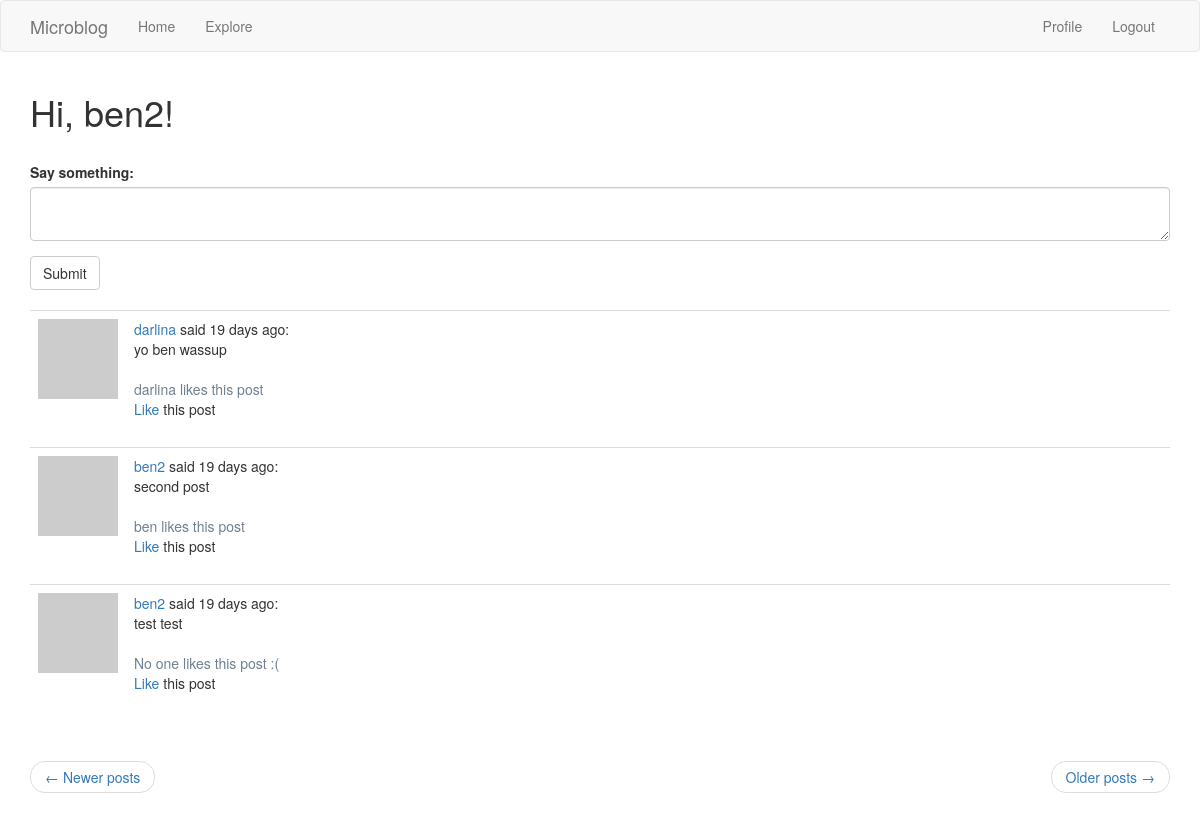
Screenshot of /index?page=2 (signed in) with the database file from the repository.
### app/models.py (models this page shows, shortened)
class User(UserMixin, db.Model):
    id = db.Column(db.Integer, primary_key=True)
    username = db.Column(db.String(64), index=True, unique=True)
    email = db.Column(db.String(120), index=True, unique=True)
    password_hash = db.Column(db.String(128))
    posts = db.relationship('Post', backref='author', lazy='dynamic')
    about_me = db.Column(db.String(140))
    last_seen = db.Column(db.DateTime, default=datetime.utcnow)
    followed = db.relationship(
        'User', secondary=followers,
        primaryjoin=(followers.c.follower_id == id),
        secondaryjoin=(followers.c.followed_id == id),
        backref=db.backref('followers', lazy='dynamic'), lazy='dynamic')
    liked_posts = db.relationship(
        'Post', secondary=likers,
        primaryjoin=(likers.c.liker_id == id),
        backref='post_likers', lazy='dynamic')
    def is_liking(self, post):
        return self.liked_posts.filter(likers.c.post_id == post.id).count() > 0
    def followed_posts(self):
        followed = Post.query.join(
            followers, (followers.c.followed_id == Post.user_id)).filter(
                followers.c.follower_id == self.id)
        own = Post.query.filter_by(user_id=self.id)
        return followed.union(own).order_by(Post.timestamp.desc())
    def avatar(self, size):
        digest = md5(self.email.lower().encode('utf-8')).hexdigest()
        return 'https://www.gravatar.com/avatar/{}?d=identicon&s={}'.format(digest, size)

class Post(db.Model):
    id = db.Column(db.Integer, primary_key=True)
    body = db.Column(db.String(140))
    timestamp = db.Column(db.DateTime, index=True, default=datetime.utcnow)
    user_id = db.Column(db.Integer, db.ForeignKey('user.id'))

### app/routes.py (the view)
@app.route('/', methods=['GET', 'POST'])
@app.route('/index', methods=['GET', 'POST'])
@login_required
def index():
    form = PostForm()
    if form.validate_on_submit():
        post = Post(body=form.post.data, author=current_user)
        db.session.add(post)
        db.session.commit()
        flash('Your post is now up!')
        return redirect(url_for('index'))
    page = request.args.get('page', 1, type=int)
    posts = current_user.followed_posts().paginate(
        page, app.config['POSTS_PER_PAGE'], False
    )
    next_url = url_for('index', page=posts.next_num) \
        if posts.has_next else None
    prev_url = url_for('index', page=posts.prev_num) \
        if posts.has_prev else None
    return render_template('index.html', title='Home', form=form, posts=posts.items, next_url=next_url, prev_url=prev_url)

### app/forms.py
class PostForm(FlaskForm):
    post = TextAreaField('Say something:', validators=[
        DataRequired(), Length(min=1, max=140)])
    submit = SubmitField('Submit')

### app/models.py (called while the page is built)
@login.user_loader
def load_user(id):
    return User.query.get(int(id))

### app/routes.py (called while the page is built)
@app.before_request
def before_request():
    if current_user.is_authenticated:
        current_user.last_seen = datetime.utcnow()
        db.session.commit()

### app/templates/index.html
{% extends "base.html" %}
{% import 'bootstrap/wtf.html' as wtf %}
{% block app_content %}
    <h1>Hi, {{ current_user.username }}!</h1>
    <br>
    {% if form %}
        {{ wtf.quick_form(form) }}
        <br>
    {% endif %}
    {% for post in posts %}
        {% include '_post.html' %}
    {% endfor %}
    <br>
    <nav aria-label="...">
        <ul class="pager">
            <li class="previous{% if not prev_url %} disabled{% endif %}">
                <a href="{{ prev_url or '#' }}">
                    <span aria-hidden="true">&larr;</span> Newer posts
                </a>
            </li>
            <li class="next{% if not next_url %} disabled{% endif %}">
                <a href="{{ next_url or '#' }}">
                    Older posts <span aria-hidden="true">&rarr;</span>
                </a>
            </li>
        </ul>
    </nav>
{% endblock %}

### app/templates/_post.html
<table class="table table-hover">
    <tr>
        <td width="58px">
            <a href="{{ url_for('user', username=post.author.username) }}">
                <img src="{{ post.author.avatar(58) }}" />
            </a>
        </td>
        <td>
            <a href="{{ url_for('user', username=post.author.username) }}">
                {{ post.author.username }}
            </a>
            said {{ moment(post.timestamp).fromNow() }}:
            <br>
            {{ post.body }}
            <br><br>
            <span style="color:slategray">
                {% if post.post_likers|length == 0 %}
                    No one
                {% endif %}
                {% for liker in post.post_likers %}
                    {% if post.post_likers|length == 1 %}
                        {{ liker.username }}
                    {% elif post.post_likers.index(liker) == (post.post_likers|length - 1) %}
                        and {{ liker.username }}
                    {% elif post.post_likers|length == 2 %}
                        {{ liker.username }}
                    {% else %}
                        {{ liker.username }},
                    {% endif %}
                {% endfor %}
                {% if post.post_likers|length == 1 %}
                    likes this post
                {% elif post.post_likers|length == 0 %}
                    likes this post :(
                {% else %}
                    like this post
                {% endif %}
            </span>
            <br>
            {% if current_user.is_liking(post) %}
                <a href="{{ url_for('unlike', post_id=post.id) }}">Unlike</a>
            {% else %}
                <a href="{{ url_for('like', post_id=post.id) }}">Like</a>
            {% endif %}
            this post
        </td>
    </tr>
</table>

### rows the page displays
User: username "ben2"
Post: author.username "darlina", timestamp "19 days ago", body "yo ben wassup", shows "likes this post"
User: username "darlina"
Post: author.username "ben2", timestamp "19 days ago", body "second post", shows "likes this post"
User: username "ben"
Post: author.username "ben2", timestamp "19 days ago", body "test test", shows "No one", shows "likes this post :("
